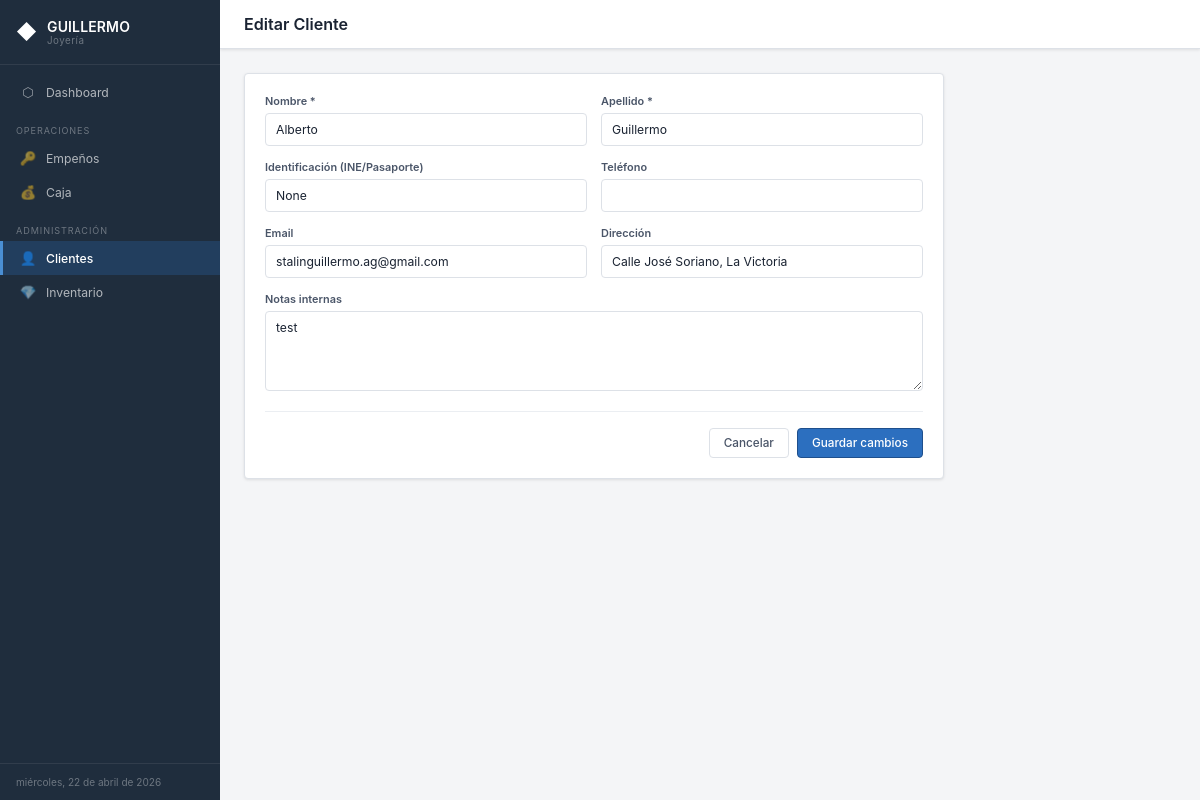
/clientes/1/editar, run on the app's committed database.
### tables this page shows
CREATE TABLE cliente (
        id INTEGER PRIMARY KEY AUTOINCREMENT,
        nombre TEXT NOT NULL, apellido TEXT NOT NULL,
        telefono TEXT, email TEXT, direccion TEXT,
        identificacion TEXT UNIQUE, notas TEXT,
        fecha_registro TEXT DEFAULT (datetime('now'))
    , empenios_activos INTEGER DEFAULT 0);

### app.py (the view, shortened to what this page needs)
@app.route('/clientes/<int:id>/editar', methods=['GET','POST'])
def editar_cliente(id):
    c = query("SELECT * FROM cliente WHERE id=?", (id,), one=True)
    return render_template('cliente_form.html', cliente=c)

### app.py (called while the page is built)
def get_db():
    db = getattr(g, '_database', None)
    if db is None:
        db = g._database = sqlite3.connect(DATABASE)
        db.row_factory = sqlite3.Row
        db.execute("PRAGMA foreign_keys = ON")
    return db

@app.teardown_appcontext
def close_connection(exception):
    db = getattr(g, '_database', None)
    if db is not None: db.close()

def query(sql, args=(), one=False):
    cur = get_db().execute(sql, args)
    rv = cur.fetchall()
    return (rv[0] if rv else None) if one else rv

### templates/cliente_form.html (shortened to what this page needs)
{% extends "base.html" %}
{% block page_title %}{{ 'Editar' if cliente else 'Nuevo' }} Cliente{% endblock %}
{% block content %}
<div class="card" style="max-width:700px;">
  <form method="post">
    <div class="form-grid">
      <div class="form-group">
        <label>Nombre *</label>
        <input type="text" name="nombre" required value="{{ cliente.nombre if cliente else '' }}">
      </div>
      <div class="form-group">
        <label>Apellido *</label>
        <input type="text" name="apellido" required value="{{ cliente.apellido if cliente else '' }}">
      </div>
      <div class="form-group">
        <label>Identificación (INE/Pasaporte)</label>
        <input type="text" name="identificacion" value="{{ cliente.identificacion if cliente else '' }}">
      </div>
      <div class="form-group">
        <label>Teléfono</label>
        <input type="tel" name="telefono" value="{{ cliente.telefono if cliente else '' }}">
      </div>
      <div class="form-group">
        <label>Email</label>
        <input type="email" name="email" value="{{ cliente.email if cliente else '' }}">
      </div>
      <div class="form-group">
        <label>Dirección</label>
        <input type="text" name="direccion" value="{{ cliente.direccion if cliente else '' }}">
      </div>
      <div class="form-group full">
        <label>Notas internas</label>
        <textarea name="notas">{{ cliente.notas if cliente else '' }}</textarea>
      </div>
    </div>
    <div class="form-actions">
      <a href="{{ url_for('clientes') }}" class="btn btn-outline">Cancelar</a>
      <button type="submit" class="btn btn-gold">
        {{ 'Guardar cambios' if cliente else 'Registrar cliente' }}
      </button>
    </div>
  </form>
</div>
{% endblock %}

### static/css/main.css (style rules this page uses)
:root { --accent: #2C6FBF; --accent-dark: #1E4F8C; --accent-light:#4A8FD4; --bg: #F4F5F7; --bg2: #FFFFFF; --bg3: #FFFFFF; --bg4: #F9FAFB; --border: #DDE1E7; --border2: #EBEEF2; --text: #1A2332; --text2: #4A5568; --text3: #8A96A3; --red: #D93025; --green: #1E8A4C; --orange: #C97B10; --sidebar-bg: #1F2D3D; --sidebar-text: rgba(255,255,255,0.65); --sidebar-section: rgba(255,255,255,0.35); --sidebar-border: rgba(255,255,255,0.08); --sidebar-hover: rgba(255,255,255,0.07); --sidebar-active: rgba(44,111,191,0.25); --input-bg: #FFFFFF; --table-hover: #F0F4FA; --thead-bg: #F9FAFB; --sidebar-w: 220px; --radius: 4px; --shadow: 0 1px 3px rgba(0,0,0,0.10); --shadow-md: 0 2px 8px rgba(0,0,0,0.10); }
*, *::before, *::after { box-sizing: border-box; margin: 0; padding: 0; }
html { font-size: 14px; }
body { font-family: -apple-system, BlinkMacSystemFont, 'Segoe UI', Roboto, sans-serif; background: var(--bg); color: var(--text); display: flex; min-height: 100vh; }
a { color: var(--accent); text-decoration: none; }
input, select, textarea, button { font-family: inherit; }
.btn { display: inline-flex; align-items: center; gap: 5px; padding: 7px 14px; border-radius: var(--radius); font-size: 0.84rem; font-weight: 500; cursor: pointer; border: 1px solid transparent; transition: background .15s, border-color .15s; }
.btn-gold { background: var(--accent); color: #FFFFFF; border-color: var(--accent-dark); }
.btn-outline { background: var(--bg2); border: 1px solid var(--border); color: var(--text2); }
.card { background: var(--bg3); border: 1px solid var(--border); border-radius: var(--radius); padding: 20px; box-shadow: var(--shadow); }
.form-grid { display: grid; grid-template-columns: 1fr 1fr; gap: 14px; }
.form-group { display: flex; flex-direction: column; gap: 5px; }
.form-group.full { grid-column: 1 / -1; }
label { font-size: 0.78rem; font-weight: 600; color: var(--text2); }
input[type="text"], input[type="email"], input[type="number"], input[type="date"], input[type="tel"], select, textarea { background: var(--input-bg); border: 1px solid var(--border); border-radius: var(--radius); color: var(--text); padding: 8px 10px; font-size: 0.87rem; transition: border-color .15s, box-shadow .15s; width: 100%; }
textarea { resize: vertical; min-height: 80px; }
.form-actions { display: flex; gap: 8px; justify-content: flex-end; padding-top: 16px; border-top: 1px solid var(--border2); margin-top: 20px; }

### data on the page
cliente: nombre "Alberto", apellido "Guillermo", email "stalinguillermo.ag@gmail.com", direccion "Calle José Soriano, La Victoria", notas "test"

### other printed values
{{ 'Editar' if cliente else 'Nuevo' }} "Editar"
{{ 'Guardar cambios' if cliente else 'Registrar cliente' }} "Guardar cambios"
